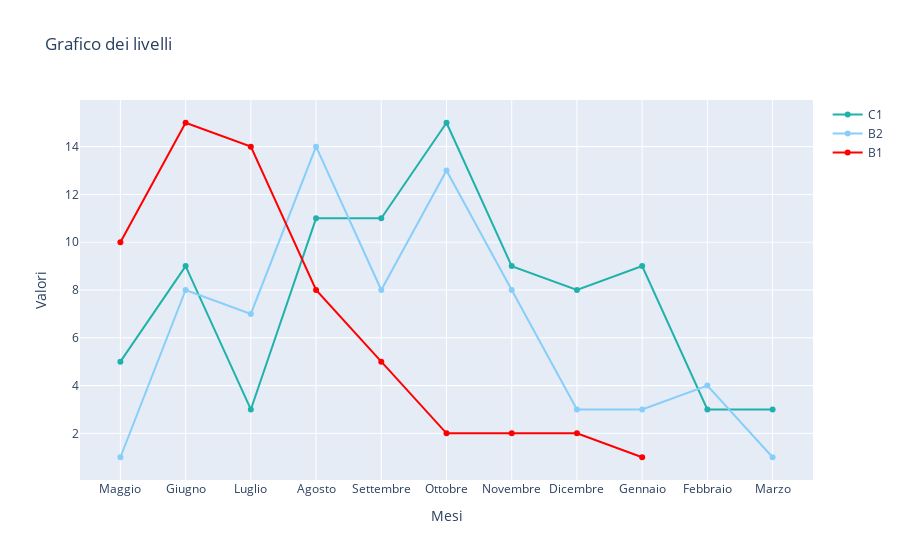

Here is the notebook cell this chart was saved with:
### Code cell
# Dati per le due linee
x = ordine

y1 = list(C1.values())
y2 = list(B2.values())
y3 = list(B1.values())

# Creare il grafico di linea con due linee
fig = go.Figure()

# Aggiungere la prima linea con colore blu
fig.add_trace(go.Scatter(x=x, y=y1, mode='lines+markers', name='C1', line=dict(color='lightseagreen')))

# Aggiungere la seconda linea con colore rosso
fig.add_trace(go.Scatter(x=x, y=y2, mode='lines+markers', name='B2', line=dict(color='lightskyblue')))

# Aggiungere la terza linea con colore verde
fig.add_trace(go.Scatter(x=x, y=y3, mode='lines+markers', name='B1', line=dict(color='red')))

# Aggiungere etichette e titoli
fig.update_layout(title='Grafico dei livelli',
                  xaxis_title='Mesi',
                  yaxis_title='Valori')

# Mostrare il grafico
fig.show()

### Figure 1 — Plotly figure (JSON) as saved in the notebook; plotly's stock layout.template omitted (floating-point values rounded to 4 significant figures)
{"data": [{"line": {"color": "lightseagreen"}, "mode": "lines+markers", "name": "C1", "type": "scatter", "x": ["Maggio", "Giugno", "Luglio", "Agosto", "Settembre", "Ottobre", "Novembre", "Dicembre", "Gennaio", "Febbraio", "Marzo", "Aprile"], "y": [5, 9, 3, 11, 11, 15, 9, 8, 9, 3, 3]}, {"line": {"color": "lightskyblue"}, "mode": "lines+markers", "name": "B2", "type": "scatter", "x": ["Maggio", "Giugno", "Luglio", "Agosto", "Settembre", "Ottobre", "Novembre", "Dicembre", "Gennaio", "Febbraio", "Marzo", "Aprile"], "y": [1, 8, 7, 14, 8, 13, 8, 3, 3, 4, 1]}, {"line": {"color": "red"}, "mode": "lines+markers", "name": "B1", "type": "scatter", "x": ["Maggio", "Giugno", "Luglio", "Agosto", "Settembre", "Ottobre", "Novembre", "Dicembre", "Gennaio", "Febbraio", "Marzo", "Aprile"], "y": [10, 15, 14, 8, 5, 2, 2, 2, 1]}], "layout": {"title": {"text": "Grafico dei livelli"}, "xaxis": {"title": {"text": "Mesi"}}, "yaxis": {"title": {"text": "Valori"}}}}
